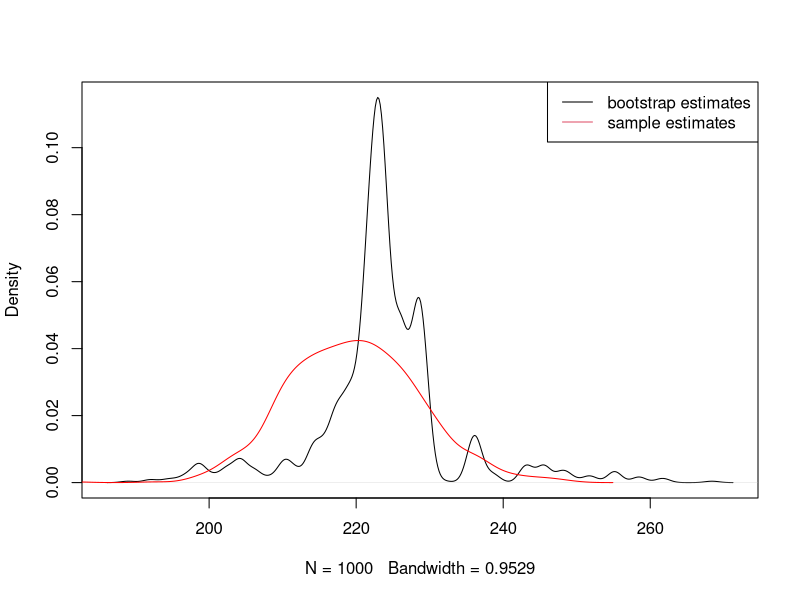

The R script that drew this image: (Note: this script raises an error after producing the figure.)
##################################  R code Bootstrap ########################

### The purpose is the estimate a 95% confidence interval for the median of a population

# An experiment measures the reaction time as follows. You see a red screen and then need 
# to click immediately when the screen turns green. On the webpage Human Benchmarks 
# http://www.humanbenchmark.com/tests/reactiontime/stats.php
# the median reaction time is listed as 215 milliseconds. 
# Large literature exists on reaction times with simple experiments show a mean of 220 
# milliseconds The distribution of reaction times (Laming, D. R. J. 1968. Information Theory of 
# Choice-Reaction Times. Academic Press, London.). Older age slows reaction times. The 
# difference in reaction times between college degrees and lower education levels was roughly 
# equivalent to a 10 year age difference. (Tun PA, Lachman ME. Age Differences in Reaction time 
# and Attention in a National Telephone Sample of Adults: Education, Sex, and Task Complexity 
# Matter. Dev Psychol 2008. 44(5): 1421-1429.)
 




# For repeatability set the random seed
set.seed(123456);
 
# generate a random sample of size n from a population representing reaction times 
# in a simple reaction time experiment
n<-50
my.sample <- rnorm(n, mean=220, sd=50)



#### First method: Step-by-step calculation
# Calculate the median for each of the 1000 bootstrap samples
B<-1000
bootEst <- rep(NA,B)
for(i in 1:B){bootEst[i]<- median(sample(my.sample, size=n, replace=T))}

# average estimate of the median
mean(bootEst)

# standard error of the estimate
sd(bootEst)

# Calculate a 95% bootstrap confidence interval
quantile(bootEst, c(0.025, 0.975))

# for comparison calculate  medians for 1000 samples drawn from the overall population
sampledEst <- rep(NA,1000)
for(i in 1:1000){sampledEst[i] <- median(rnorm(n, 220,50))}
# average estimate of the median
mean(sampledEst) 

# Compare the distribution of the sample means for the population and the bootstrap means
# from the observed sample
plot(density(bootEst), main=""); 
lines(density(sampledEst),col="red")
legend("topright", lty=1, col=1:2, c("bootstrap estimates","sample estimates"))



#### Second method: Use the the power of matrices in R
# it is not efficient to write loops in R (e.g for-loop)
# instead it is better to use the matrix capabilities of R

# Create a matrix where rows represent bootstrap samples
bootsamples<-matrix(sample(x, size=n*B, replace=T), nrow=n,ncol=B)

# calculate the median (or other estimate for each bootstrap sample)
bootEst<-apply(bootsamples, 2, median)
 
# average estimate of the median
mean(bootEst)

# standard error of the estimate
sd(bootEst)

# 95% bootstrap confidence interval
quantile(bootEst, c(0.025, 0.975))




#### Third method: Use the boot package in R
library(boot)
# define a function for which we wish to calculate a bootstrap estimate
# the "index" in this function refers to sampling with replacement the indices 1 to n from
# the indices in the original sample my.sample
# Before we sampled the values x[1],...x[n] of my.sample
# Now we sample the indices 1...50 and look at the corresponding values x[list if indices]

fn <- function(samp,index){median(samp[index])}
# calculate the bootstrap estimate and standard error

bootresult <- boot(my.sample,fn,B)
bootresult
# get 95% bootstrap confidence interval
boot.ci(bootresult)


### Optional: Width of the confidence intervals

cis=function(results,K=25){ 
  lower=rep(0,K) 
  upper=rep(0,K) 
  plot(c(results[1,1],results[1,2]),c(0,K+1), type="n",xlim=c(170,270), 
       ylab="number of confidence intervals",
       xlab=paste("Each CI created from ", B, "Bootstrap samples from a sample of size", n) )
  title(paste("95% Bootstrap confidence intervals"))
  for ( i in (1:K)){ 
    lower[i]=results[i,1] 
    upper[i]=results[i,2] 
    lines(c(lower[i],upper[i]),c(i,i)) }
  abline(v=qnorm(0.5, mean=220, sd=50), col="red", lwd=2) 
} 


n=30
K=50
results<-matrix(NA, nrow=K, ncol=2)
for (i in 1:K){
  x <- rnorm(n, mean=220, sd=50)
  bootsamples<-matrix(sample(x, size=n*B, replace=T), nrow=n,ncol=B)
  bootEst<-apply(bootsamples, 2, median) 
  results[i,]<-quantile(bootEst, c(0.025, 0.975))  
}
cis(results,K)








